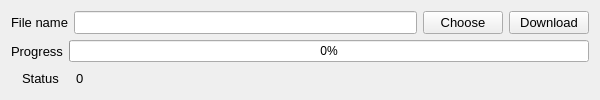
<?xml version="1.0" encoding="UTF-8"?>
<ui version="4.0">
 <class>Form</class>
 <widget class="QWidget" name="Form">
  <property name="windowModality">
   <enum>Qt::ApplicationModal</enum>
  </property>
  <property name="geometry">
   <rect>
    <x>0</x>
    <y>0</y>
    <width>600</width>
    <height>100</height>
   </rect>
  </property>
  <property name="maximumSize">
   <size>
    <width>600</width>
    <height>100</height>
   </size>
  </property>
  <property name="windowTitle">
   <string>Download</string>
  </property>
  <layout class="QVBoxLayout" name="verticalLayout">
   <item>
    <layout class="QHBoxLayout" name="horizontalLayout">
     <item>
      <widget class="QLabel" name="label_FileName">
       <property name="sizePolicy">
        <sizepolicy hsizetype="Fixed" vsizetype="Preferred">
         <horstretch>0</horstretch>
         <verstretch>0</verstretch>
        </sizepolicy>
       </property>
       <property name="font">
        <font>
         <pointsize>10</pointsize>
        </font>
       </property>
       <property name="text">
        <string>File name</string>
       </property>
       <property name="textFormat">
        <enum>Qt::AutoText</enum>
       </property>
       <property name="indent">
        <number>-1</number>
       </property>
      </widget>
     </item>
     <item>
      <widget class="QLineEdit" name="lineEdit">
       <property name="sizePolicy">
        <sizepolicy hsizetype="Preferred" vsizetype="Fixed">
         <horstretch>0</horstretch>
         <verstretch>0</verstretch>
        </sizepolicy>
       </property>
       <property name="minimumSize">
        <size>
         <width>150</width>
         <height>0</height>
        </size>
       </property>
       <property name="maximumSize">
        <size>
         <width>350</width>
         <height>16777215</height>
        </size>
       </property>
       <property name="font">
        <font>
         <pointsize>10</pointsize>
        </font>
       </property>
      </widget>
     </item>
     <item>
      <widget class="QPushButton" name="btn_chooseFile">
       <property name="sizePolicy">
        <sizepolicy hsizetype="Fixed" vsizetype="Fixed">
         <horstretch>0</horstretch>
         <verstretch>0</verstretch>
        </sizepolicy>
       </property>
       <property name="font">
        <font>
         <pointsize>10</pointsize>
        </font>
       </property>
       <property name="text">
        <string>Choose</string>
       </property>
      </widget>
     </item>
     <item>
      <widget class="QPushButton" name="btn_load">
       <property name="sizePolicy">
        <sizepolicy hsizetype="Fixed" vsizetype="Fixed">
         <horstretch>0</horstretch>
         <verstretch>0</verstretch>
        </sizepolicy>
       </property>
       <property name="font">
        <font>
         <pointsize>10</pointsize>
        </font>
       </property>
       <property name="text">
        <string>Download</string>
       </property>
      </widget>
     </item>
    </layout>
   </item>
   <item>
    <layout class="QHBoxLayout" name="horizontalLayout_2">
     <item>
      <widget class="QLabel" name="label_FileName_2">
       <property name="sizePolicy">
        <sizepolicy hsizetype="Fixed" vsizetype="Preferred">
         <horstretch>0</horstretch>
         <verstretch>0</verstretch>
        </sizepolicy>
       </property>
       <property name="font">
        <font>
         <pointsize>10</pointsize>
        </font>
       </property>
       <property name="text">
        <string>Progress</string>
       </property>
       <property name="textFormat">
        <enum>Qt::AutoText</enum>
       </property>
       <property name="indent">
        <number>-1</number>
       </property>
      </widget>
     </item>
     <item>
      <widget class="QProgressBar" name="progressBar">
       <property name="value">
        <number>0</number>
       </property>
      </widget>
     </item>
    </layout>
   </item>
   <item>
    <layout class="QHBoxLayout" name="horizontalLayout_3">
     <item>
      <widget class="QLabel" name="label_Sta">
       <property name="sizePolicy">
        <sizepolicy hsizetype="Fixed" vsizetype="Preferred">
         <horstretch>0</horstretch>
         <verstretch>0</verstretch>
        </sizepolicy>
       </property>
       <property name="font">
        <font>
         <pointsize>10</pointsize>
        </font>
       </property>
       <property name="text">
        <string>Status</string>
       </property>
       <property name="textFormat">
        <enum>Qt::AutoText</enum>
       </property>
       <property name="indent">
        <number>-1</number>
       </property>
      </widget>
     </item>
     <item>
      <widget class="QLabel" name="label_Status">
       <property name="sizePolicy">
        <sizepolicy hsizetype="Preferred" vsizetype="Preferred">
         <horstretch>0</horstretch>
         <verstretch>0</verstretch>
        </sizepolicy>
       </property>
       <property name="minimumSize">
        <size>
         <width>80</width>
         <height>0</height>
        </size>
       </property>
       <property name="maximumSize">
        <size>
         <width>500</width>
         <height>50</height>
        </size>
       </property>
       <property name="font">
        <font>
         <pointsize>10</pointsize>
        </font>
       </property>
       <property name="text">
        <string>0</string>
       </property>
       <property name="textFormat">
        <enum>Qt::AutoText</enum>
       </property>
       <property name="indent">
        <number>-1</number>
       </property>
      </widget>
     </item>
    </layout>
   </item>
  </layout>
 </widget>
 <resources/>
 <connections/>
</ui>
